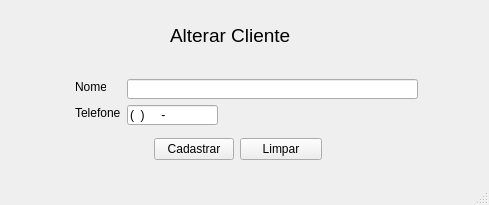
<?xml version="1.0" encoding="UTF-8"?>
<ui version="4.0">
 <class>FormCadastrarCliente</class>
 <widget class="QMainWindow" name="FormCadastrarCliente">
  <property name="geometry">
   <rect>
    <x>0</x>
    <y>0</y>
    <width>489</width>
    <height>205</height>
   </rect>
  </property>
  <property name="windowTitle">
   <string>Cadastrar Cliente</string>
  </property>
  <property name="windowIcon">
   <iconset>
    <normaloff>../../img/cadastrar usuario 2.png</normaloff>../../img/cadastrar usuario 2.png</iconset>
  </property>
  <widget class="QWidget" name="centralwidget">
   <widget class="QLabel" name="labelNome">
    <property name="geometry">
     <rect>
      <x>75</x>
      <y>79</y>
      <width>31</width>
      <height>16</height>
     </rect>
    </property>
    <property name="text">
     <string>Nome:</string>
    </property>
   </widget>
   <widget class="QLabel" name="labelTelefone">
    <property name="geometry">
     <rect>
      <x>75</x>
      <y>105</y>
      <width>46</width>
      <height>16</height>
     </rect>
    </property>
    <property name="text">
     <string>Telefone:</string>
    </property>
   </widget>
   <widget class="QLineEdit" name="editTelefone">
    <property name="geometry">
     <rect>
      <x>127</x>
      <y>105</y>
      <width>91</width>
      <height>20</height>
     </rect>
    </property>
    <property name="inputMask">
     <string>(00)00000-0000</string>
    </property>
    <property name="echoMode">
     <enum>QLineEdit::Normal</enum>
    </property>
   </widget>
   <widget class="QLineEdit" name="editNome">
    <property name="geometry">
     <rect>
      <x>127</x>
      <y>79</y>
      <width>291</width>
      <height>20</height>
     </rect>
    </property>
    <property name="inputMask">
     <string/>
    </property>
    <property name="echoMode">
     <enum>QLineEdit::Normal</enum>
    </property>
   </widget>
   <widget class="QLabel" name="label">
    <property name="geometry">
     <rect>
      <x>170</x>
      <y>20</y>
      <width>141</width>
      <height>31</height>
     </rect>
    </property>
    <property name="font">
     <font>
      <pointsize>14</pointsize>
     </font>
    </property>
    <property name="text">
     <string>Alterar Cliente</string>
    </property>
   </widget>
   <widget class="QWidget" name="layoutWidget">
    <property name="geometry">
     <rect>
      <x>154</x>
      <y>138</y>
      <width>168</width>
      <height>35</height>
     </rect>
    </property>
    <layout class="QFormLayout" name="formLayout">
     <item row="0" column="0">
      <widget class="QPushButton" name="btnCadastrar">
       <property name="text">
        <string>Cadastrar</string>
       </property>
       <property name="icon">
        <iconset>
         <normaloff>../../img/salvar usuario.png</normaloff>../../img/salvar usuario.png</iconset>
       </property>
       <property name="iconSize">
        <size>
         <width>25</width>
         <height>25</height>
        </size>
       </property>
      </widget>
     </item>
     <item row="0" column="1">
      <widget class="QPushButton" name="btnLimpar">
       <property name="text">
        <string>Limpar</string>
       </property>
       <property name="icon">
        <iconset>
         <normaloff>../../img/borracha.png</normaloff>../../img/borracha.png</iconset>
       </property>
       <property name="iconSize">
        <size>
         <width>25</width>
         <height>25</height>
        </size>
       </property>
      </widget>
     </item>
    </layout>
   </widget>
  </widget>
  <widget class="QStatusBar" name="statusbar"/>
 </widget>
 <tabstops>
  <tabstop>editNome</tabstop>
  <tabstop>editTelefone</tabstop>
  <tabstop>btnCadastrar</tabstop>
  <tabstop>btnLimpar</tabstop>
 </tabstops>
 <resources/>
 <connections>
  <connection>
   <sender>btnLimpar</sender>
   <signal>clicked()</signal>
   <receiver>editNome</receiver>
   <slot>clear()</slot>
   <hints>
    <hint type="sourcelabel">
     <x>264</x>
     <y>156</y>
    </hint>
    <hint type="destinationlabel">
     <x>259</x>
     <y>88</y>
    </hint>
   </hints>
  </connection>
  <connection>
   <sender>btnLimpar</sender>
   <signal>clicked()</signal>
   <receiver>editTelefone</receiver>
   <slot>clear()</slot>
   <hints>
    <hint type="sourcelabel">
     <x>298</x>
     <y>148</y>
    </hint>
    <hint type="destinationlabel">
     <x>211</x>
     <y>119</y>
    </hint>
   </hints>
  </connection>
 </connections>
</ui>
